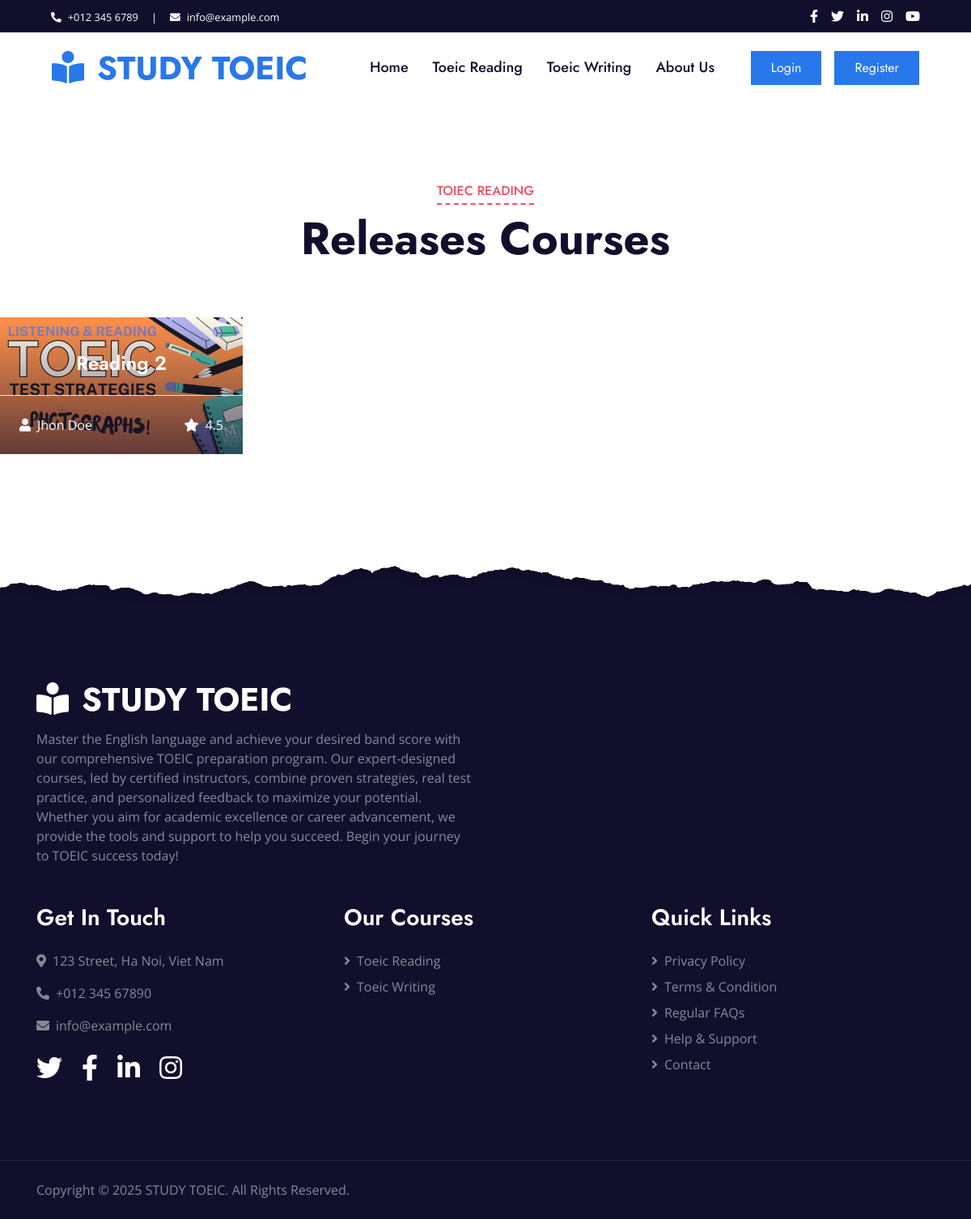
Page /search_results.php?keyword=Reading 2 on the committed database.
### tables this page shows
CREATE TABLE `categories` (
  `id` int NOT NULL AUTO_INCREMENT,
  `name` varchar(50) NOT NULL,
  `parent_id` int DEFAULT NULL,
  `created_at` datetime DEFAULT CURRENT_TIMESTAMP,
  PRIMARY KEY (`id`)
);

CREATE TABLE `documents` (
  `id` int NOT NULL AUTO_INCREMENT,
  `category_id` int NOT NULL,
  `name` varchar(500) DEFAULT NULL,
  `content` longtext,
  `file_name` varchar(500) DEFAULT NULL,
  `thumbnail` varchar(500) DEFAULT NULL,
  `created_at` datetime DEFAULT CURRENT_TIMESTAMP,
  PRIMARY KEY (`id`)
);

### classes/Session.php (called while the page is built, shortened)
<?php
class Session
{
    public static function get($key){
        if (isset($_SESSION[$key])){
            return $_SESSION[$key];
        }else{
            return false;
        }
    }
    public static function isLogin(){
        return false;
    }
}

### db/Database.php (called while the page is built, shortened)
<?php
class Database
{
    public $host = DB_HOST;
    public $user = DB_USER;
    public $pass = DB_PASSWORD;
    public $dbname = DB_NAME;
    public $link;
    private function connectDB(){
        $this->link = new mysqli($this->host, $this->user, $this->pass, $this->dbname);
    }
    public function select($query){
        $result = $this->link->query($query) or die($this->link->error.__LINE__);
        if ($result->num_rows > 0){
            return $result;
        } else{
            return false;
        }
    }
}

### search_results.php (the view, shortened to what this page needs)
<?php include "classes/Session.php";?>
<?php include "db/Database.php"?>
<?php
$db =new Database();
?>
<!DOCTYPE html>
<html lang="en">
<head>
    <link href="https://cdnjs.cloudflare.com/ajax/libs/font-awesome/5.10.0/css/all.min.css" rel="stylesheet">
    <link href="lib/owlcarousel/assets/owl.carousel.min.css" rel="stylesheet">
    <link rel="stylesheet" type="text/css" href="css/style.css" media="screen" />
</head>
<body>
    <div class="container-fluid bg-dark">
        <div class="row py-2 px-lg-5">
            <div class="col-lg-6 text-center text-lg-left mb-2 mb-lg-0">
                <div class="d-inline-flex align-items-center text-white">
                    <small><i class="fa fa-phone-alt mr-2"></i>+012 345 6789</small>
                    <small class="px-3">|</small>
                    <small><i class="fa fa-envelope mr-2"></i>info@example.com</small>
                </div>
            </div>
            <div class="col-lg-6 text-center text-lg-right">
                <div class="d-inline-flex align-items-center">
                    <a class="text-white px-2" href="">
                        <i class="fab fa-facebook-f"></i>
                    </a>
                    <a class="text-white px-2" href="">
                        <i class="fab fa-twitter"></i>
                    </a>
                    <a class="text-white px-2" href="">
                        <i class="fab fa-linkedin-in"></i>
                    </a>
                    <a class="text-white px-2" href="">
                        <i class="fab fa-instagram"></i>
                    </a>
                    <a class="text-white pl-2" href="">
                        <i class="fab fa-youtube"></i>
                    </a>
                </div>
            </div>
        </div>
    </div>
    <div class="container-fluid p-0">
        <nav class="navbar navbar-expand-lg bg-white navbar-light py-3 py-lg-0 px-lg-5">
            <a href="index.php" class="navbar-brand ml-lg-3">
                <h1 class="m-0 text-uppercase text-primary"><i class="fa fa-book-reader mr-3"></i>Study TOEIC</h1>
            </a>
            <div class="collapse navbar-collapse justify-content-between px-lg-3" id="navbarCollapse">
                <div class="navbar-nav mx-auto py-0">
                    <a href="index.php" class="nav-item nav-link">Home</a>
                    <a href="index.php#courses" class="nav-item nav-link">Toeic Reading</a>
                    <a href="index.php#courses" class="nav-item nav-link">Toeic Writing</a>
                    <a href="about.php" class="nav-item nav-link">About Us</a>
                </div>
                <?php if (!Session::isLogin()) :?>
                    <a href="login.php" class="btn btn-primary py-2 px-4 d-none d-lg-block mr-3">Login</a>
                    <a href="register.php" class="btn btn-primary py-2 px-4 d-none d-lg-block">Register</a>
                <?php endif; ?>
            </div>
        </nav>
    </div>
    <?php
        $searchData = [];
        $categories = [];
        if ($_SERVER['REQUEST_METHOD'] == 'GET'){
            $keyword = $_GET['keyword'];
            if (!empty($keyword)) {
                $keyword = mysqli_real_escape_string($db->link, $keyword);
                $query = "SELECT * FROM documents where name like '%$keyword%' ORDER BY id DESC";
                $posts = $db->select($query);
                if ($posts){
                    while ($result = $posts->fetch_assoc()){
                        if (!in_array($result['category_id'], $categories)) {
                            $categories[] = $result['category_id'];
                        }
                        $searchData[] = $result;
                    }
                }
            }
        }
    ?>
    <?php if (count($categories)) :?>
        <div class="container-fluid px-0 py-5" id="courses">
            <?php foreach ($categories as $categoryId) :?>
                <?php
                    $query = "SELECT * FROM categories where id = '$categoryId'";
                    $category = $db->select($query);
                    if ($category) {
                        $category = mysqli_fetch_array($category);
                    }
                ?>
                <div class="row mx-0 justify-content-center pt-5">
                    <div class="col-lg-6">
                        <div class="section-title text-center position-relative mb-4">
                            <h6 class="d-inline-block position-relative text-secondary text-uppercase pb-2"><?php echo $category['name'] ?></h6>
                            <h1 class="display-4">Releases Courses</h1>
                        </div>
                    </div>
                </div>
                <div class="owl-carousel courses-carousel">
                    <?php
                        $getPosts = [];
                        foreach($searchData as $item) {
                            if ($item['category_id'] == $categoryId) {
                                $getPosts[] = $item;
                            }
                        }
                    ?>
                    <?php foreach($getPosts as $item) :?>
                        <div class="courses-item position-relative">
                            <img class="img-fluid" src="<?php echo 'admin/'.$item['thumbnail'] ?>" alt="">
                            <div class="courses-text">
                                <h4 class="text-center text-white px-3"><?php echo $item['name'] ?></h4>
                                <div class="border-top w-100 mt-3">
                                    <div class="d-flex justify-content-between p-4">
                                        <span class="text-white"><i class="fa fa-user mr-2"></i>Jhon Doe</span>
                                        <span class="text-white"><i class="fa fa-star mr-2"></i>4.5</span>
                                    </div>
                                </div>
                            </div>
                        </div>
                    <?php endforeach; ?>
                </div>
            <?php endforeach; ?>
        </div>
    <?php endif; ?>
<?php include "includes/footer.php"; ?>

### rows in the picture
categories: name "TOIEC READING"
documents: thumbnail (picture), name "Reading 2"
